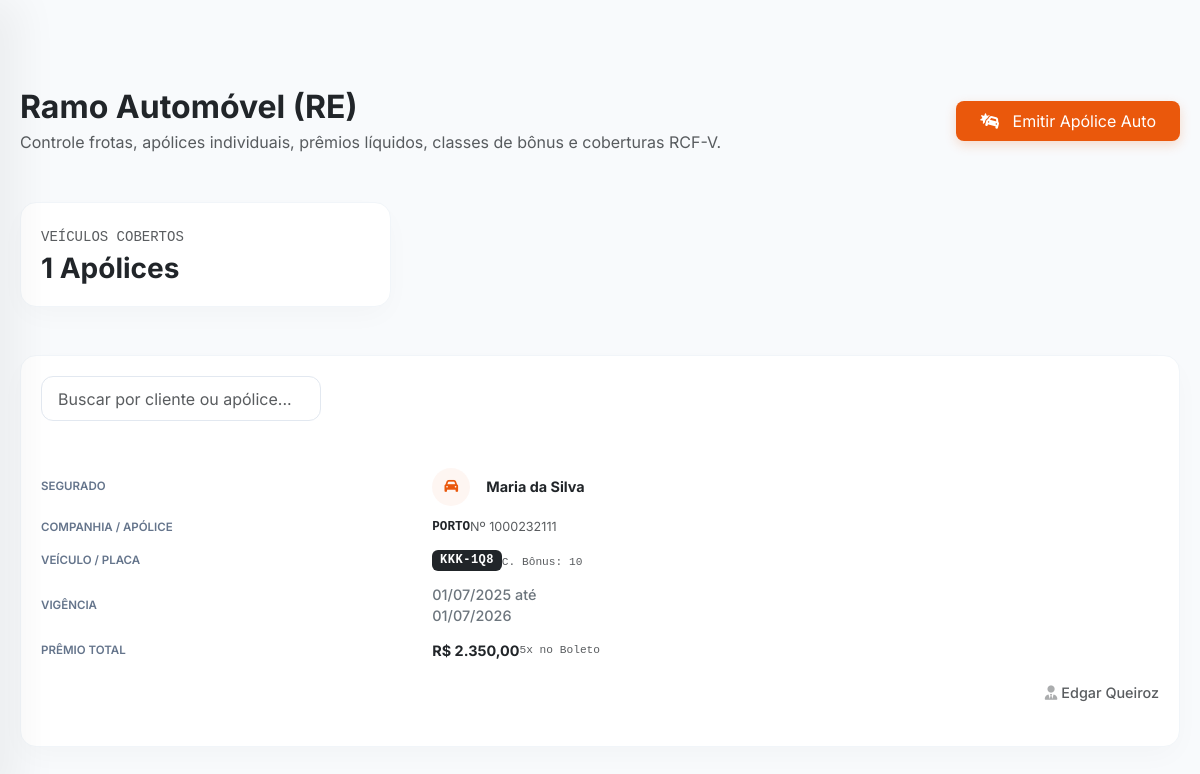
Page /auto.php (signed in) on the committed database.
### tables this page shows
CREATE TABLE IF NOT EXISTS `auto` (
  `id` int NOT NULL AUTO_INCREMENT,
  `cliente_id` int NOT NULL,
  `corretor_id` int NOT NULL,
  `grade_comissao_id` int NOT NULL,
  `seguradora` varchar(100) NOT NULL,
  `num_apolice` varchar(50) NOT NULL,
  `vigencia_inicio` date NOT NULL,
  `vigencia_fim` date NOT NULL,
  `placa` varchar(10) NOT NULL,
  `chassi` varchar(30) NOT NULL,
  `classe_bonus` int DEFAULT '0',
  `parcelas` int DEFAULT '1',
  `forma_pagamento` enum('Cartão','Boleto','Débito') NOT NULL,
  `assistencia_24h` enum('Sim','Não') DEFAULT 'Sim',
  `franquia_tipo` enum('Normal','Reduzida') DEFAULT 'Normal',
  `valor_franquia` decimal(10,2) DEFAULT '0.00',
  `valor_terceiros` decimal(12,2) DEFAULT '0.00',
  `premio_total` decimal(12,2) NOT NULL,
  `premio_liquido` decimal(12,2) NOT NULL,
  `criado_em` timestamp NULL DEFAULT CURRENT_TIMESTAMP,
  PRIMARY KEY (`id`),
  KEY `cliente_id` (`cliente_id`),
  KEY `corretor_id` (`corretor_id`)
);

CREATE TABLE IF NOT EXISTS `clientes` (
  `id` int NOT NULL AUTO_INCREMENT,
  `nome_completo` varchar(150) NOT NULL,
  `cpf` varchar(14) DEFAULT NULL,
  `data_nascimento` date DEFAULT NULL,
  `email` varchar(150) DEFAULT NULL,
  `telefone` varchar(20) NOT NULL,
  `telefone_fixo` varchar(20) NOT NULL,
  `endereco` varchar(255) DEFAULT NULL,
  `complemento` varchar(100) DEFAULT NULL,
  `numero` varchar(20) NOT NULL,
  `bairro` varchar(100) DEFAULT NULL,
  `cidade` varchar(100) NOT NULL,
  `uf` char(2) NOT NULL,
  `cep` varchar(10) DEFAULT NULL,
  `status` enum('Ativo','Inativo') DEFAULT 'Ativo',
  `criado_em` timestamp NULL DEFAULT CURRENT_TIMESTAMP,
  `atualizado_em` timestamp NULL DEFAULT CURRENT_TIMESTAMP ON UPDATE CURRENT_TIMESTAMP,
  PRIMARY KEY (`id`),
  UNIQUE KEY `cpf` (`cpf`),
  KEY `idx_cliente_nome` (`nome_completo`),
  KEY `idx_cliente_cidade` (`cidade`)
);

CREATE TABLE IF NOT EXISTS `corretores` (
  `id` int NOT NULL AUTO_INCREMENT,
  `nome_completo` varchar(255) NOT NULL,
  `cpf` varchar(14) DEFAULT NULL,
  `fone_celular` varchar(15) NOT NULL,
  `fone_fixo` varchar(15) DEFAULT NULL,
  `endereco` varchar(255) DEFAULT NULL,
  `complemento` varchar(100) DEFAULT NULL,
  `numero` varchar(20) DEFAULT NULL,
  `bairro` varchar(100) DEFAULT NULL,
  `cep` varchar(9) DEFAULT NULL,
  `cidade` varchar(100) DEFAULT NULL,
  `uf` varchar(2) DEFAULT NULL,
  `email` varchar(255) DEFAULT NULL,
  `data_cadastro` timestamp NULL DEFAULT CURRENT_TIMESTAMP,
  `banco` varchar(100) DEFAULT NULL,
  `agencia` varchar(20) DEFAULT NULL,
  `conta` varchar(30) DEFAULT NULL,
  `pix` varchar(100) DEFAULT NULL,
  `grade_comissao_id` int DEFAULT NULL,
  `status` enum('Ativo','Inativo') DEFAULT 'Ativo',
  PRIMARY KEY (`id`),
  UNIQUE KEY `cpf` (`cpf`),
  KEY `fk_corretores_grade` (`grade_comissao_id`)
);

### auto.php (the view, shortened to what this page needs)
<?php
require_once __DIR__ . '/config/conexao.php';
try {
    $queryAuto = "
        SELECT
            a.*,
            cli.nome_completo as nome_cliente,
            corr.nome_completo as nome_corretor
        FROM auto a
        INNER JOIN clientes cli ON a.cliente_id = cli.id
        INNER JOIN corretores corr ON a.corretor_id = corr.id
        ORDER BY a.id DESC
    ";
    $autosListados = $pdo->query($queryAuto)->fetchAll(PDO::FETCH_ASSOC);
    $totalSeguros = count($autosListados);
} catch (PDOException $e) {
    $autosListados = []; $clientesSelect = []; $corretoresSelect = []; $gradesSelect = []; $totalSeguros = 0;
}
?>
<!DOCTYPE html>
<html lang="pt-BR">
<head>
    <link href="https://cdn.jsdelivr.net/npm/bootstrap@5.3.3/dist/css/bootstrap.min.css" rel="stylesheet">
    <link href="https://cdn.jsdelivr.net/npm/sweetalert2@11/dist/sweetalert2.min.css" rel="stylesheet">
    <link rel="stylesheet" href="https://cdnjs.cloudflare.com/ajax/libs/font-awesome/6.4.0/css/all.min.css">
</head>
<body>
<div class="main-content">
    <div class="d-flex justify-content-between align-items-center mb-5 flex-wrap gap-3">
        <div>
            <h2 class="fw-bold text-dark mb-1">Ramo Automóvel (RE)</h2>
            <p class="text-muted mb-0">Controle frotas, apólices individuais, prêmios líquidos, classes de bônus e coberturas RCF-V.</p>
        </div>
        <button class="btn btn-dark rounded-3 px-4 py-2 fw-500" data-bs-toggle="modal" data-bs-target="#modalNovoAuto" style="background:#ea580c; border:none; box-shadow: 0 4px 12px rgba(234, 88, 12, 0.2);">
            <i class="fa-solid fa-car-burst me-2"></i> Emitir Apólice Auto
        </button>
    </div>
    <div class="row g-4 mb-5">
        <div class="col-md-4">
            <div class="card-premium py-3">
                <span class="text-uppercase text-muted font-monospace small font-weight-bold">Veículos Cobertos</span>
                <h3 class="fw-bold text-dark mt-1 mb-0"><?= $totalSeguros ?> Apólices</h3>
            </div>
        </div>
    </div>
    <div class="card-premium">
        <div class="mb-4">
            <input type="text" class="form-control search-box w-25" id="filtroAuto" onkeyup="filtrarAuto()" placeholder="Buscar por cliente ou apólice...">
        </div>
        <div class="table-responsive">
            <table class="table table-borderless align-middle mb-0 table-premium" id="tabelaAuto">
                <tbody>
                    <?php if (empty($autosListados)): ?>
                        <tr>
                            <td colspan="6" class="text-center text-muted py-5">Nenhum seguro de automóvel registrado na base.</td>
                        </tr>
                    <?php else: ?>
                        <?php foreach ($autosListados as $aut): ?>
                            <tr>
                                <td data-label="Segurado" class="fw-bold text-dark">
                                    <div class="d-flex align-items-center">
                                        <div class="rounded-circle d-flex align-items-center justify-content-center me-3" style="width: 38px; height: 38px; background: rgba(234, 88, 12, 0.05); color: #ea580c; font-size: 0.85rem; font-weight:700;">
                                            <i class="fa-solid fa-car"></i>
                                        </div>
                                        <?= htmlspecialchars($aut['nome_cliente']) ?>
                                    </div>
                                </td>
                                <td data-label="Companhia / Apólice">
                                    <div class="text-dark fw-semibold text-uppercase font-monospace small"><?= htmlspecialchars($aut['seguradora']) ?></div>
                                    <div class="text-muted small">Nº <?= htmlspecialchars($aut['num_apolice']) ?></div>
                                </td>
                                <td data-label="Veículo / Placa">
                                    <span class="badge bg-dark text-white font-monospace px-2.5 py-1.5 rounded" style="letter-spacing: 0.5px; font-size: 0.75rem;">
                                        <?= htmlspecialchars($aut['placa']) ?>
                                    </span>
                                    <div class="text-muted small mt-1 font-monospace" style="font-size: 0.7rem;">C. Bônus: <?= $aut['classe_bonus'] ?></div>
                                </td>
                                <td data-label="Vigência" class="small fw-medium text-secondary">
                                    <?= date('d/m/Y', strtotime($aut['vigencia_inicio'])) ?> até<br>
                                    <?= date('d/m/Y', strtotime($aut['vigencia_fim'])) ?>
                                </td>
                                <td data-label="Prêmio Total">
                                    <div class="fw-bold text-dark">R$ <?= number_format($aut['premio_total'], 2, ',', '.') ?></div>
                                    <div class="text-muted small font-monospace" style="font-size:0.7rem;"><?= $aut['parcelas'] ?>x no <?= htmlspecialchars($aut['forma_pagamento']) ?></div>
                                </td>
                                <td data-label="Corretor" class="text-muted small fw-medium">
                                    <i class="fa-solid fa-user-tie me-1 opacity-50"></i> <?= htmlspecialchars($aut['nome_corretor']) ?>
                                </td>
                            </tr>
                        <?php endforeach; ?>
                    <?php endif; ?>
                </tbody>
            </table>
        </div>
    </div>
</div>
</body>
</html>

### auto.php (style rules this page uses)
body { font-family: 'Inter', sans-serif; background-color: #f8fafc; color: #0f172a; margin: 0; }
.main-content { padding: 3rem; min-height: 100vh; }
.card-premium { background: #fff; border: 1px solid #f1f5f9; border-radius: 20px; padding: 2rem; box-shadow: 0 10px 30px -5px rgba(0, 0, 0, 0.03); }
.search-box { border: 1px solid #e2e8f0; border-radius: 12px; padding: 0.6rem 1rem; transition: all 0.3s ease; }
.table-premium td { padding: 1.2rem 0; border-bottom: 1px solid #f8fafc; }
@media (max-width: 1200px) { .main-content { padding: 5.5rem 1.25rem 2.5rem 1.25rem !important; } }

### includes/sidebar.php (style rules this page uses)
:root { --orange-app: #ea580c; --orange-light: rgba(234, 88, 12, 0.05); --slate-dark: #0f172a; --slate-muted: #64748b; --border-color: #f1f5f9; --radius-premium: 16px; }
body, html { overflow-x: hidden !important; background-color: #f8fafc; }
.main-content { margin-left: 280px; padding: 3rem; transition: all 0.3s ease; }
@media (max-width: 1200px) { .main-content { margin-left: 0 !important; padding: 5.5rem 1.25rem 2.5rem 1.25rem !important; } }
@media (max-width: 1200px) { .card-premium { padding: 1.25rem !important; border-radius: 16px !important; } }
@media (max-width: 1200px) { .table-premium tbody tr { display: block; border-bottom: 1px solid var(--border-color); padding: 1rem 0; position: relative; } }
@media (max-width: 1200px) { .table-premium tbody tr:last-child { border-bottom: none; } }
@media (max-width: 1200px) { .table-premium tbody td { display: flex; justify-content: justify; align-items: center; padding: 0.4rem 0 !important; border: none !important; font-size: 0.9rem; } }
@media (max-width: 1200px) { .table-premium tbody td::before { content: attr(data-label); font-size: 0.72rem; font-weight: 600; text-transform: uppercase; color: var(--slate-muted); width: 35%; min-width: 100px; display: inline-block; } }
@media (max-width: 1200px) { .table-premium tbody td:last-child { justify-content: flex-end; margin-top: 0.5rem; } }
@media (max-width: 1200px) { .table-premium tbody td:last-child::before { display: none; } }

### rows in the picture
auto: cliente.nome_completo "Maria da Silva", seguradora "PORTO", num_apolice "1000232111", placa "KKK-1Q8", classe_bonus "10", vigencia_inicio "01/07/2025", vigencia_fim "01/07/2026", premio_total "2.350,00", parcelas "5", forma_pagamento "Boleto", corretor.nome_completo "Edgar Queiroz"

### other values in the picture
$totalSeguros "1"
